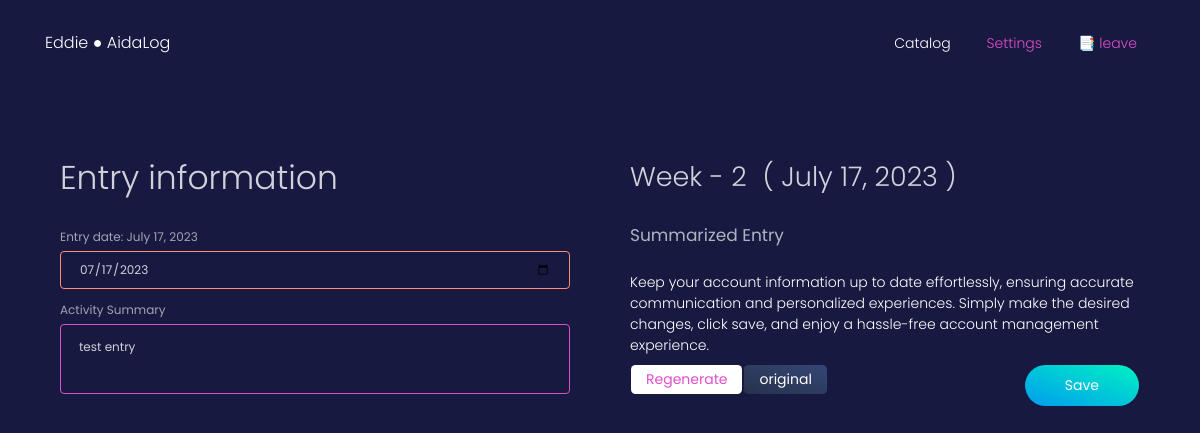
Page /logbook/catalog/11/entry/3/ (signed in) on the committed database.
### logbook/models.py (models this page shows, shortened)
class Entry(models.Model):
    logbook = models.ForeignKey(Logbook, related_name='entries', on_delete=models.CASCADE)
    day = models.CharField(max_length=255)
    date = models.DateField()
    activity = models.TextField()
    created_at = models.DateTimeField(auto_now_add=True)
    updated_at = models.DateTimeField(auto_now=True)

class Logbook(models.Model):
    student = models.ForeignKey(Student, related_name='logbooks', on_delete=models.CASCADE)
    week_number = models.IntegerField()
    from_date = models.DateField()
    to_date = models.DateField()
    is_submitted = models.BooleanField(default=False)
    week_activity = models.TextField(blank=True)

### logbook/views.py (the view, shortened to what this page needs)
# urls.py: path('catalog/<int:logbook_id>/entry/<int:entry_id>/', update_entry_view, name='logbook_entry'),
def update_entry_view(request, logbook_id, entry_id):
    login_pass = is_allowed(request)
    if login_pass is not True:
        return login_pass
    logbook = Logbook.objects.get(id=logbook_id)
    entry = Entry.objects.get(id=entry_id, logbook=logbook)
    context = {
        'logbook': logbook,
        'entry': entry,
        'entry_date': entry.date.strftime("%Y-%m-%d")
    }
    return render(request, 'logbook/logbook_entry.html', context)

### logbook/views.py (called while the page is built)
def is_allowed(request):
    if request.user.is_authenticated:
        return True
    else:
        return redirect("/logbook/logbook_redirect_login")

### templates/logbook/logbook_entry.html (shortened to what this page needs)
{% extends 'logbook/includes/base.html' %}
{% load static %}
{% block main_block %}
    <div class="wrapper">
        <div class="main">
            <div class="section">
                <div class="container">
                    <form class="row justify-content-between" method="post"> {% csrf_token %}
                        <div class="col-lg-6">
                            <div class="card card-plain">
                                <div class="card-body">
                                    <h1 class="font-weight-light">Entry information</h1>
                                    <div class="row">
                                        <div class="col-sm-12">
                                            <div class="datepicker-container">
                                                <div class="form-group">
                                                    <label>Entry date: {{entry.date}}</label>
                                                    <input type="date" id="datepicker"
                                                        class="form-control datepicker rounded border border-warning" value="{{entry_date}}"
                                                        placeholder="Date" data-datepicker-color="Success" id="date_input" name="date_input">
                                                </div>
                                            </div>
                                        </div>
                                        <div class="col">
                                            <div class="form-group">
                                                <label>Activity Summary</label>
                                                <textarea class="form-control rounded border border-primary" value="{{entry.activity}}"
                                                    name="activity_summary" id="activity_summary" placeholder="Day activity details">{{entry.activity}}</textarea>
                                            </div>
                                        </div>
                                    </div>
                                </div>
                            </div>
                        </div>
                        <div class="col-lg-6">
                            <div class="card card-plain">
                                <div class="card-body">
                                    <h2 class="font-weight-light">Week - {{logbook.week_number}}<span class="px-2"></span>(
                                    {% if entry.date %}
                                        {{entry.date}}
                                    {% else %}
                                        {{logbook.from_date}}
                                    {% endif %})</h2>
                                    <h4 class="text-light">Summarized Entry</h4>
                                    <p class="text-white mt-4" id="summary">
                                        Keep your account information up to date
                                        effortlessly, ensuring
                                        accurate communication and personalized experiences. Simply make the desired
                                        changes,
                                        click save, and enjoy a hassle-free account management experience.
                                    </p>
                                    <div class="row">
                                        <div class="col-sm-12">
                                            <div class="form-group">
                                                <span class="btn btn-neutral btn-sm float-left" rel="tooltip"
                                                    data-original-title="Regenerate summary"
                                                    data-placement="bottom">Regenerate</span>
                                                <span type="submit" class="btn btn-default btn-sm float-left"
                                                    rel="tooltip" data-original-title="Use original content"
                                                    data-placement="bottom">original</span>
                                                <button type="submit" class="btn btn-success btn-round float-right"
                                                    rel="tooltip" data-original-title="save"
                                                    data-placement="bottom">Save</button>
                                            </div>
                                        </div>
                                    </div>
                                </div>
                            </div>
                        </div>
                    </form>
                </div>
            </div>
        </div>
    </div>
{% endblock main_block %}

### templates/logbook/includes/navbar.html (shortened to what this page needs)
<nav class="navbar navbar-expand-lg navbar-transparent">
    <div class="container">
        <div class="navbar-translate">
            <a class="navbar-brand" href="{% url 'logbook_home' %}">{{request.user.username}} ● AidaLog</a>
        </div>
        <div class="collapse navbar-collapse" id="example-navbar-primary">
            <ul class="navbar-nav ml-auto">
                {% if user.is_authenticated %}
                <li class="nav-item active">
                    <a class="nav-link" href="{% url 'logbook_catalog' %}">
                        Catalog
                    </a>
                </li>
                <li class="nav-item">
                    <a class="nav-link text-primary" href="{% url 'logbook_settings' %}">
                        Settings
                    </a>
                </li>
                <li class="nav-item active">
                    <a class="nav-link text-primary" href="{% url 'logbook_logout_redirect' %}">
                        📑 leave
                    </a>
                </li>
                {% else %}
                <li class="nav-item active">
                    <a class="btn text-primary" role="button" href="{% url 'logbook_redirect_login' %}">log in</a>
                </li>
                {% endif %}
            </ul>
        </div>
    </div>
</nav>

### rows in the picture
Entry: date "July 17, 2023", activity_summary "test entry"
Logbook: week_number "2"

### other values in the picture
{{ request.user.username }} "Eddie"
